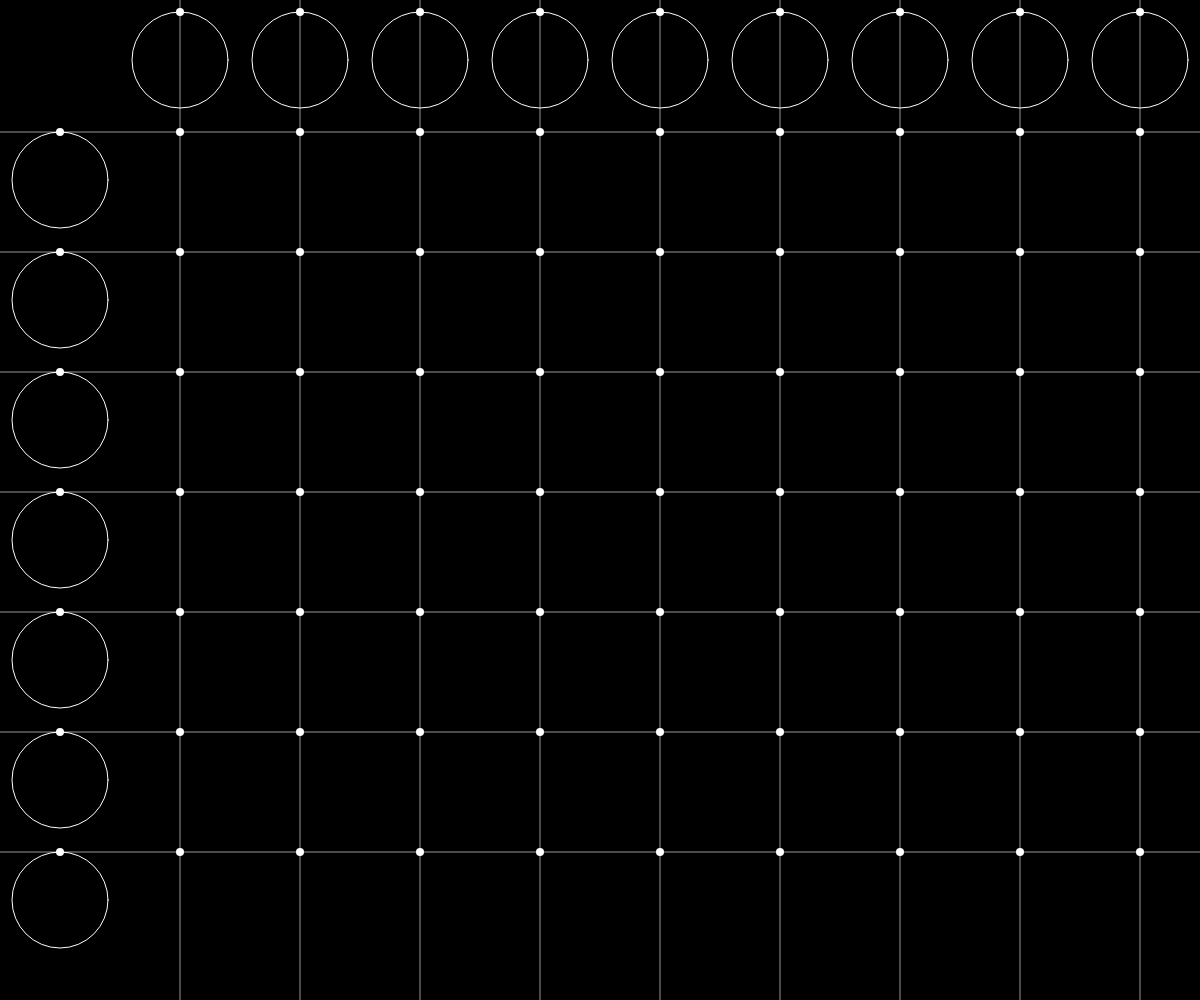
Frame 1 (no input)
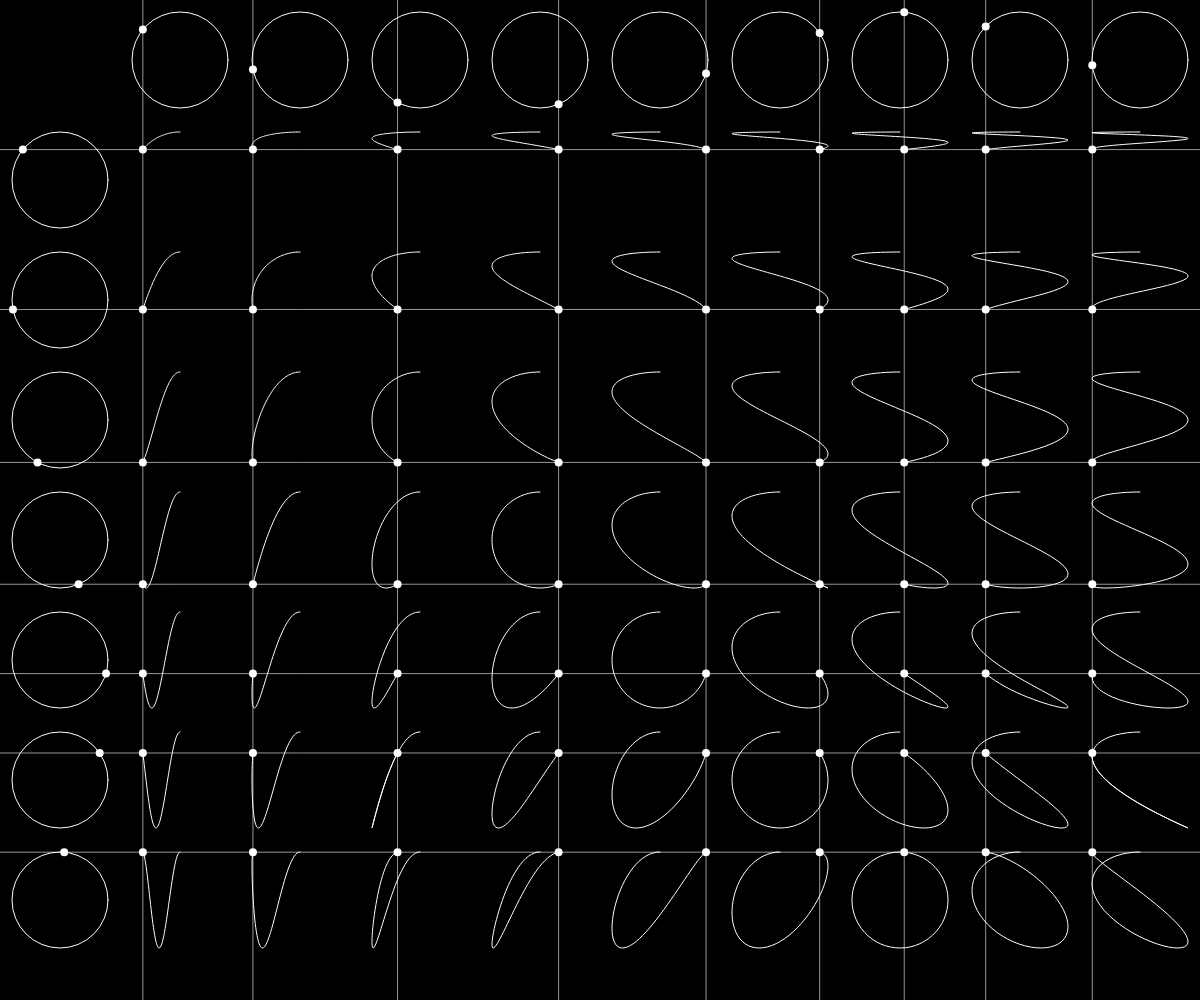
Frame 60 (no input)
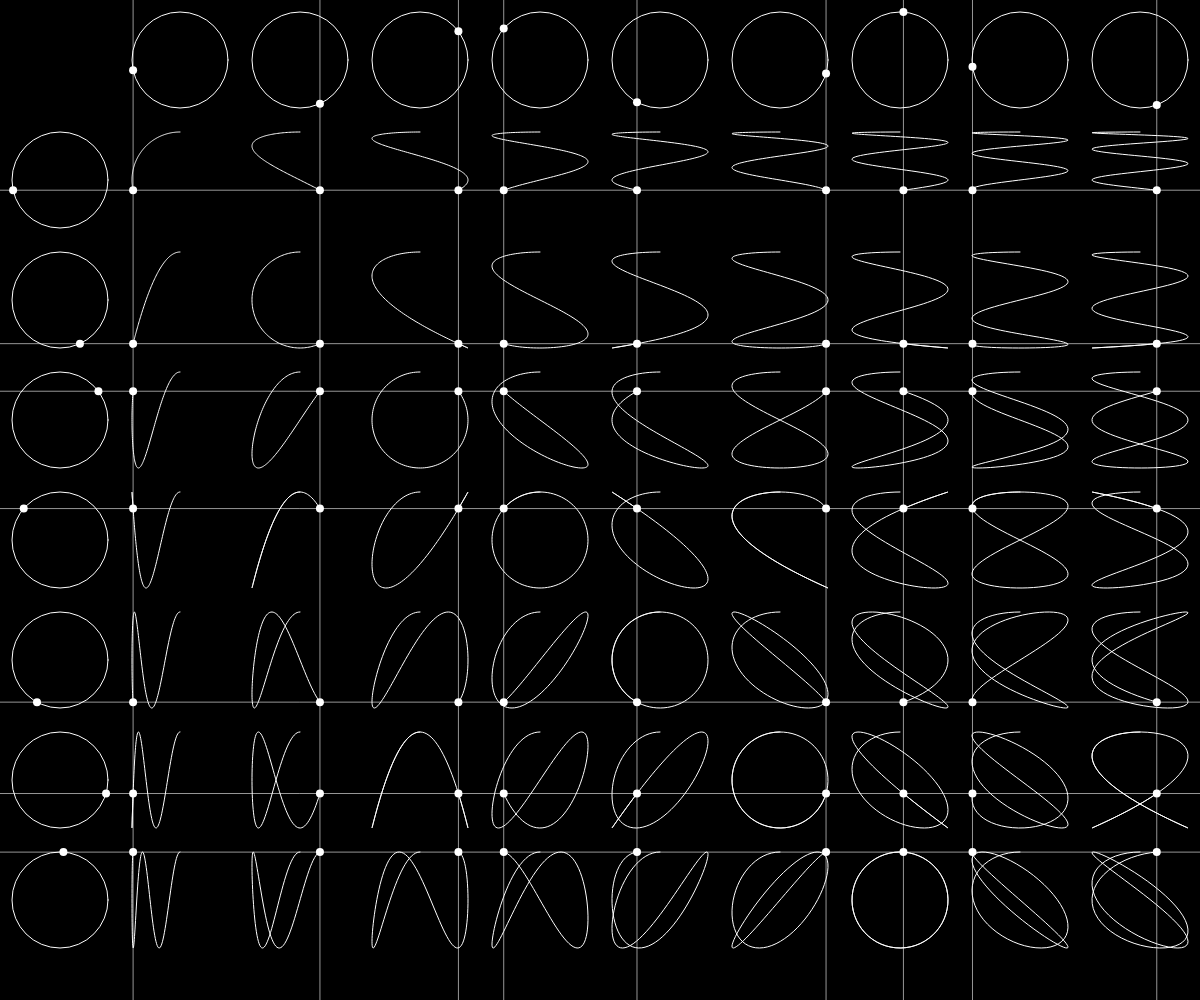
Frame 120 (the mouse pressed at the canvas centre since frame 60)

The p5.js sketch that drew these frames (run headless with seeded random() and noise() and a simulated clock; from frame 60 on, the mouse is pressed at the canvas centre):

// p5.js sketch
// ── sketch.js


// Just make an 2D Array out of number of rows and numeber of colomns
// Equal to  new Array[rows][cols](); in java
function make2DArray(rows, cols) {
  var arr = new Array(rows); //like arr[]; but with number of columns hardcoded
  for (var i = 0; i < arr.length; i++) {
    arr[i] = new Array(cols);
  }
  return arr;
}

// Why just one angle? because the others are directly derived from this one. 
let angle = 0;
//weight
let w = 120;

//  We need a grid: Cols and Rows.
let cols;
let rows;

// grid of cols*rows curves in which we will store every point of every curve. 
let curves;

//Setup:  cols, rows, curves
function setup() {
  createCanvas(windowWidth, windowHeight);
  cols = floor(width / w) - 1;
  rows = floor(height / w) - 1;
  //Init curves
  curves = make2DArray(rows,cols);
  for (let j = 0; j < rows; j++) {
    for (let i = 0; i < cols; i++) {
      curves[j][i] = new Curve();
    }
  }
}

//Draw 
function draw() {
  background(0);
  //diameter
  let d = w - 0.2 * w;
  //ray
  let r = d / 2;

  //evaluate all the x of the curves
  noFill();
  stroke(255);
  for (let i = 0; i < cols; i++) {
    let cx = w + i * w + w / 2;
    let cy = w / 2;
    strokeWeight(1);
    stroke(255);
    ellipse(cx, cy, d, d);
    let x = r * cos(angle * (i + 1) - HALF_PI);
    let y = r * sin(angle * (i + 1) - HALF_PI);
    strokeWeight(8);
    stroke(255);
    point(cx + x, cy + y);
    stroke(255, 150);
    strokeWeight(1);
    line(cx + x, 0, cx + x, height);

    for (let j = 0; j < rows; j++) {
      curves[j][i].setX(cx + x);
    }
  }

  noFill();
  stroke(255);
  for (let j = 0; j < rows; j++) {
    let cx = w / 2;
    let cy = w + j * w + w / 2;
    strokeWeight(1);
    stroke(255);
    ellipse(cx, cy, d, d);
    let x = r * cos(angle * (j + 1) - HALF_PI);
    let y = r * sin(angle * (j + 1) - HALF_PI);
    strokeWeight(8);
    stroke(255);
    point(cx + x, cy + y);
    stroke(255, 150);
    strokeWeight(1);
    line(0, cy + y, width, cy + y);

    for (let i = 0; i < cols; i++) {
      curves[j][i].setY(cy + y);
    }
  }

  for (let j = 0; j < rows; j++) {
    for (let i = 0; i < cols; i++) {
      curves[j][i].addPoint();
      curves[j][i].show();
    }
  }

  angle -= 0.015;

  if (angle < -TWO_PI) {
    for (let j = 0; j < rows; j++) {
      for (let i = 0; i < cols; i++) {
        curves[j][i].reset();
      }
    }
    // saveFrame("lissajous#####.png");
    angle = 0;
  }
}
// ── curve.js
class Curve {

  constructor() {
    this.path = [];
    this.current = createVector();
  }

   setX( x) {
    this.current.x = x;
  }

   setY( y) {
    this.current.y = y;
  }

   addPoint() {
    this.path.push(this.current);
  }
  
   reset() {
    this.path = []; 
  }

   show() {
    stroke(255);
    strokeWeight(1);
    noFill();
    beginShape();
    for (let v of this.path) {
      vertex(v.x, v.y);
    }
    endShape();

    strokeWeight(8);
    point(this.current.x, this.current.y);
    this.current = createVector();
  }
}
